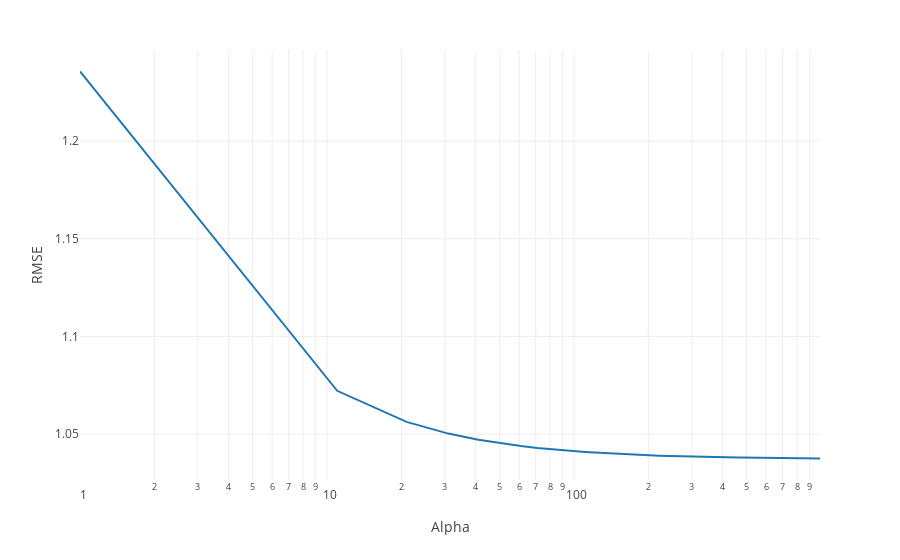

Notebook code for this chart:
### Code cell
trace0 = go.Scatter(
    x=[i for i in range(1,1000, 10)],
    y=rmse_history,
    mode='lines')

layout = go.Layout(
    xaxis=dict(title='Alpha',
              type='log'),
    yaxis=dict(title='RMSE'),
    hovermode='closest',
    margin=dict(t=50)
)

data=[trace0]

fig = go.Figure(data, layout)
plotly.offline.iplot(fig, filename='rmse-alpha.html')
